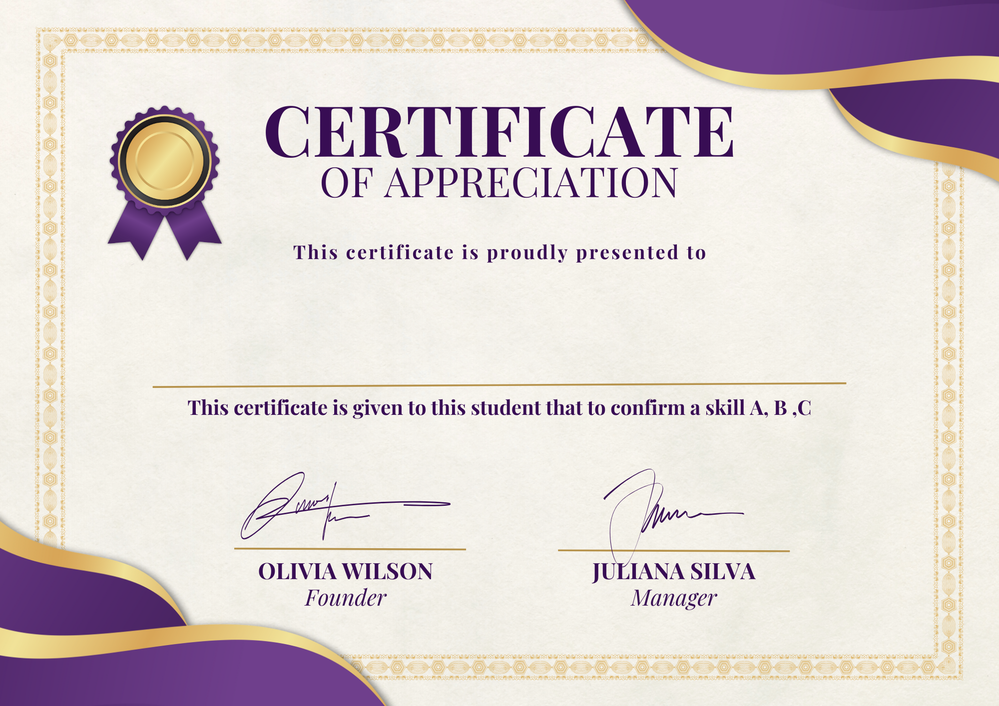
#> input picture Back-end/CertificateGenerator/template/template2.png, 999 x 706 px, shrunk from 2000 x 1414 before the run, found by its file name
$ python main.py
#> lines starting #> are read from the running program, lines starting #| are printed output that depends on the picture
from PIL import Image, ImageFont, ImageDraw

# Global Variables
FONT_FILE = ImageFont.truetype(r'Back-end/CertificateGenerator/font/Lato-Italic.ttf', 120) #change the font here
FONT_COLOR = "#000000"
template_dir = 'Back-end/CertificateGenerator/template/template2.png'
out_dir = "./Back-end/CertificateGenerator/out/"  # Modify if your output directory should be different
template = Image.open(template_dir)
#> template is the input picture: PIL image 999x706 RGBA; mean R, G, B, A 222.3, 212.5, 210.9, 255
WIDTH, HEIGHT = template.size
#> WIDTH = 999; HEIGHT = 706

def make_certificates(name):
    '''Function to save certificates as a .png file'''
#> called with name = 'Mr.ohm'

    image_source = Image.open(template_dir)
    draw = ImageDraw.Draw(image_source)

    # Finding the width of the text
    name_width = draw.textlength(name, font=FONT_FILE)
#> name_width = 446.4

    # Placeholder for name_height (or calculate differently if needed)
    name_height = 100

    # Placing it in the center, then making some adjustments if somewhere else set value here.
    draw.text(((WIDTH - name_width) / 2, (HEIGHT - name_height) / 2 - 30), name, fill=FONT_COLOR, font=FONT_FILE)

    # Saving the certificates in a different directory.
    image_source.save(out_dir + name +".png")
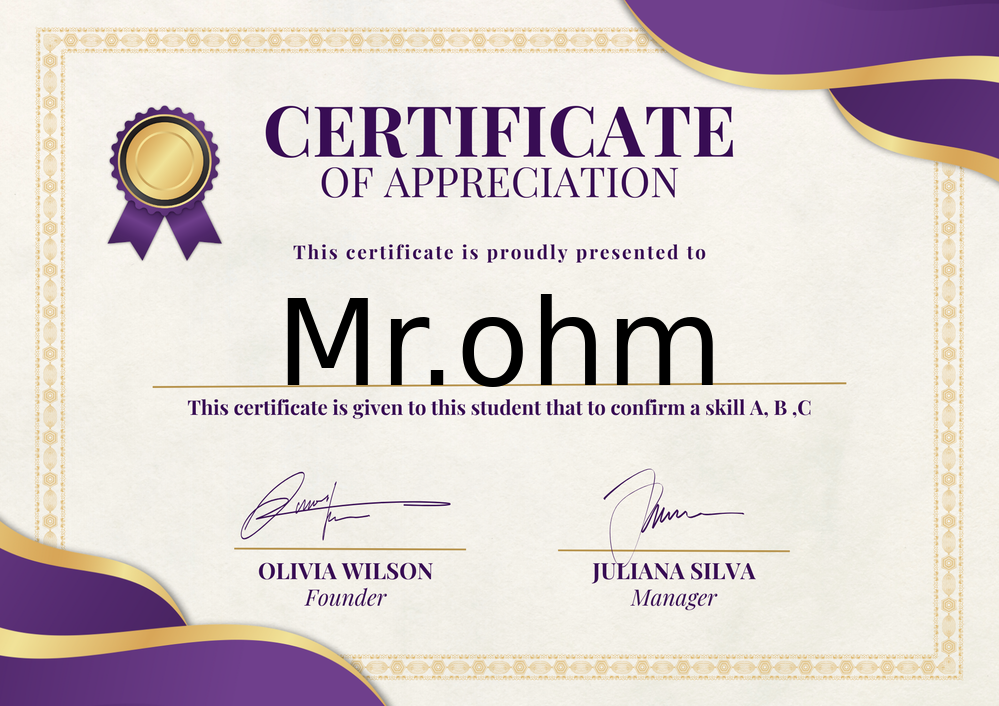
#> saved as Mr.ohm.png: PIL image 999x706 RGBA; mean R, G, B, A 218.5, 208.8, 207.3, 255
    print('Saving Certificate of:', name)

if __name__ == "__main__":

    names = ['Mr.ohm', "Full Name"]
    for name in names:
        make_certificates(name)

    print(len(names), "certificates done.")
